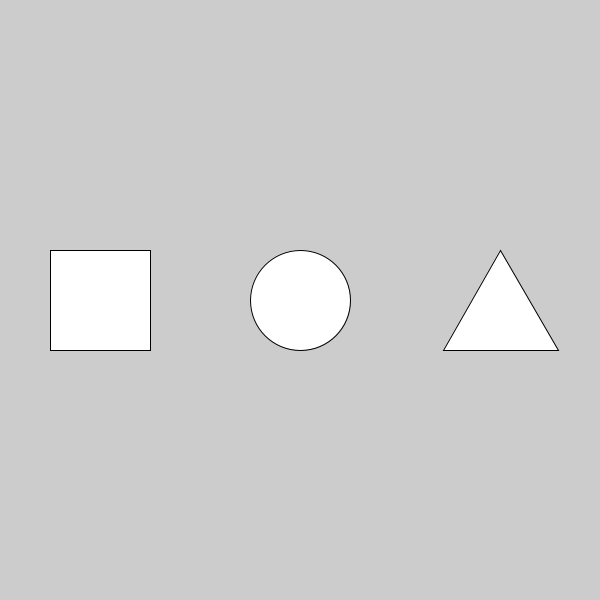
Frame 1 (no input)
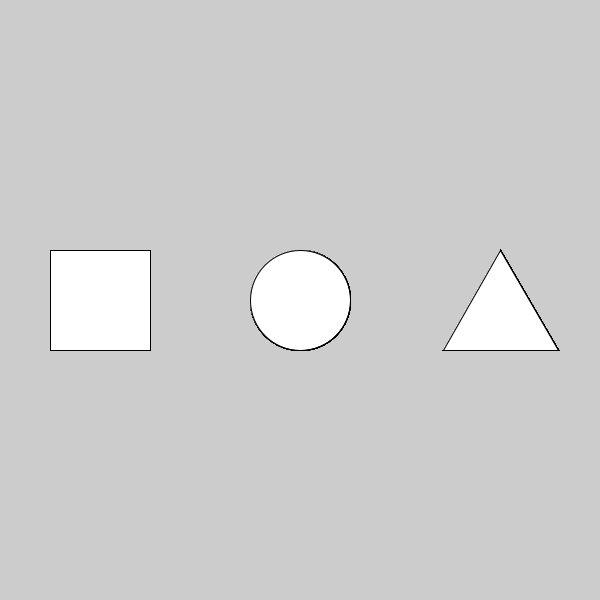
Frame 60 (the mouse pressed at the canvas centre just before this capture)
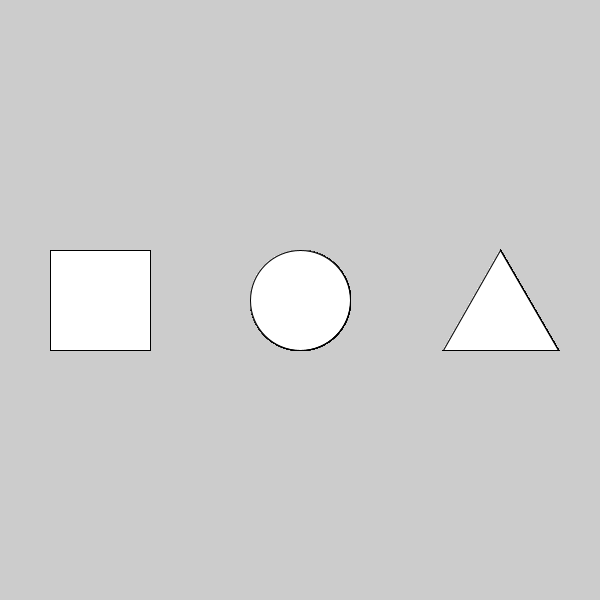
Frame 120 (the mouse held since frame 60 and released just before this capture)

The Processing sketch that drew these frames (run headless with seeded random() and noise(); from frame 60 on, the mouse is pressed at the canvas centre):

// Processing sketch: sketch_0_basic
// ── sketch_0_basic.pde
void setup(){
  size(600, 600);
}

void draw(){
  circle(300, 300, 100);
  square(50, 250, 100);
  triangle(500, 250, 443, 350, 558, 350);
}
